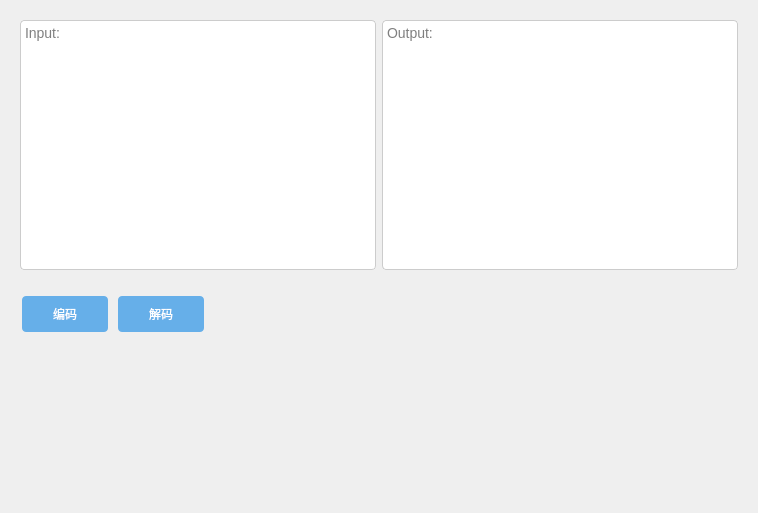
<?xml version="1.0" encoding="UTF-8"?>
<ui version="4.0">
 <class>ExampleWidget</class>
 <widget class="QWidget" name="ExampleWidget">
  <property name="geometry">
   <rect>
    <x>0</x>
    <y>0</y>
    <width>758</width>
    <height>513</height>
   </rect>
  </property>
  <property name="minimumSize">
   <size>
    <width>90</width>
    <height>40</height>
   </size>
  </property>
  <property name="windowTitle">
   <string>Form</string>
  </property>
  <layout class="QVBoxLayout" name="verticalLayout">
   <item>
    <widget class="QWidget" name="widget" native="true">
     <property name="maximumSize">
      <size>
       <width>16777215</width>
       <height>280</height>
      </size>
     </property>
     <layout class="QHBoxLayout" name="horizontalLayout">
      <item>
       <widget class="QPlainTextEdit" name="txt_left">
        <property name="styleSheet">
         <string notr="true">QPlainTextEdit {
font-size: 14px;
color: #000;
font: 11pt &quot;微软雅黑&quot;;
background-color: #ffffff;
border: 1px solid #cccccc;
border-radius: 4px;
}

QPlainTextEdit:focus {
border-color: #66afe9;
outline: 0;
}</string>
        </property>
        <property name="lineWrapMode">
         <enum>QPlainTextEdit::WidgetWidth</enum>
        </property>
        <property name="placeholderText">
         <string>Input:</string>
        </property>
       </widget>
      </item>
      <item>
       <widget class="QPlainTextEdit" name="txt_right">
        <property name="minimumSize">
         <size>
          <width>0</width>
          <height>250</height>
         </size>
        </property>
        <property name="maximumSize">
         <size>
          <width>16777215</width>
          <height>250</height>
         </size>
        </property>
        <property name="styleSheet">
         <string notr="true">QPlainTextEdit {
font-size: 14px;
color: #000;
font: 11pt &quot;微软雅黑&quot;;
background-color: #ffffff;
border: 1px solid #cccccc;
border-radius: 4px;
}

QPlainTextEdit:focus {
border-color: #66afe9;
outline: 0;
}</string>
        </property>
        <property name="readOnly">
         <bool>true</bool>
        </property>
        <property name="placeholderText">
         <string>Output:</string>
        </property>
       </widget>
      </item>
     </layout>
    </widget>
   </item>
   <item>
    <widget class="QWidget" name="widget_2" native="true">
     <property name="maximumSize">
      <size>
       <width>1111111</width>
       <height>58</height>
      </size>
     </property>
     <layout class="QHBoxLayout" name="horizontalLayout_2">
      <item>
       <widget class="QPushButton" name="btn_encode">
        <property name="minimumSize">
         <size>
          <width>90</width>
          <height>40</height>
         </size>
        </property>
        <property name="maximumSize">
         <size>
          <width>90</width>
          <height>40</height>
         </size>
        </property>
        <property name="cursor">
         <cursorShape>PointingHandCursor</cursorShape>
        </property>
        <property name="styleSheet">
         <string notr="true">QPushButton {
    border-radius: 4px;
    background-color: #66afe9;
    border: none;
    color: #FFFFFF;
    text-align: center;
    font: 11pt &quot;微软雅黑&quot;;
    margin: 2px;
    vertical-align: middle;
}

QPushButton:hover {
    opacity: 1;
    right: 0;
    background-color: #1976d2;
}
</string>
        </property>
        <property name="text">
         <string>编码</string>
        </property>
       </widget>
      </item>
      <item>
       <widget class="QPushButton" name="btn_decode">
        <property name="minimumSize">
         <size>
          <width>90</width>
          <height>40</height>
         </size>
        </property>
        <property name="maximumSize">
         <size>
          <width>90</width>
          <height>40</height>
         </size>
        </property>
        <property name="cursor">
         <cursorShape>PointingHandCursor</cursorShape>
        </property>
        <property name="styleSheet">
         <string notr="true">QPushButton {
    border-radius: 4px;
    background-color: #66afe9;
    border: none;
    color: #FFFFFF;
    text-align: center;
    font: 11pt &quot;微软雅黑&quot;;
    margin: 2px;
    vertical-align: middle;
}

QPushButton:hover {
    opacity: 1;
    right: 0;
    background-color: #1976d2;
}
</string>
        </property>
        <property name="text">
         <string>解码</string>
        </property>
       </widget>
      </item>
      <item>
       <spacer name="horizontalSpacer">
        <property name="orientation">
         <enum>Qt::Horizontal</enum>
        </property>
        <property name="sizeHint" stdset="0">
         <size>
          <width>40</width>
          <height>20</height>
         </size>
        </property>
       </spacer>
      </item>
     </layout>
    </widget>
   </item>
   <item>
    <spacer name="verticalSpacer">
     <property name="orientation">
      <enum>Qt::Vertical</enum>
     </property>
     <property name="sizeHint" stdset="0">
      <size>
       <width>20</width>
       <height>40</height>
      </size>
     </property>
    </spacer>
   </item>
  </layout>
 </widget>
 <tabstops>
  <tabstop>txt_left</tabstop>
  <tabstop>txt_right</tabstop>
  <tabstop>btn_encode</tabstop>
  <tabstop>btn_decode</tabstop>
 </tabstops>
 <resources/>
 <connections/>
</ui>
